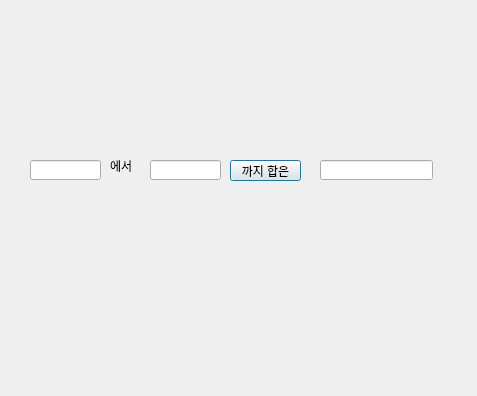
<?xml version="1.0" encoding="UTF-8"?>
<ui version="4.0">
 <class>Dialog</class>
 <widget class="QDialog" name="Dialog">
  <property name="geometry">
   <rect>
    <x>0</x>
    <y>0</y>
    <width>477</width>
    <height>396</height>
   </rect>
  </property>
  <property name="windowTitle">
   <string>Dialog</string>
  </property>
  <widget class="QPushButton" name="pb">
   <property name="geometry">
    <rect>
     <x>230</x>
     <y>160</y>
     <width>71</width>
     <height>21</height>
    </rect>
   </property>
   <property name="text">
    <string>까지 합은</string>
   </property>
  </widget>
  <widget class="QLineEdit" name="l1">
   <property name="geometry">
    <rect>
     <x>30</x>
     <y>160</y>
     <width>71</width>
     <height>20</height>
    </rect>
   </property>
  </widget>
  <widget class="QLineEdit" name="l2">
   <property name="geometry">
    <rect>
     <x>150</x>
     <y>160</y>
     <width>71</width>
     <height>20</height>
    </rect>
   </property>
  </widget>
  <widget class="QLineEdit" name="l3">
   <property name="geometry">
    <rect>
     <x>320</x>
     <y>160</y>
     <width>113</width>
     <height>20</height>
    </rect>
   </property>
  </widget>
  <widget class="QLabel" name="lbl">
   <property name="geometry">
    <rect>
     <x>110</x>
     <y>160</y>
     <width>56</width>
     <height>12</height>
    </rect>
   </property>
   <property name="text">
    <string>에서</string>
   </property>
  </widget>
 </widget>
 <resources/>
 <connections/>
</ui>
